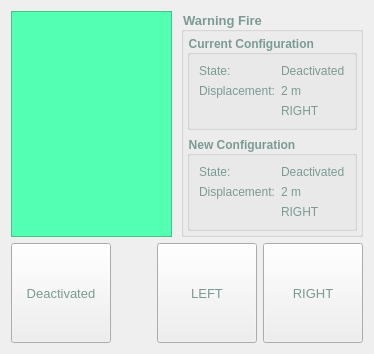
         <widget class="QWidget" name="frame_video_stack_4">
          <layout class="QVBoxLayout" name="verticalLayout_32">
           <item>
            <layout class="QGridLayout" name="gridLayout_16" columnstretch="2,1" columnminimumwidth="1,2">
             <property name="horizontalSpacing">
              <number>9</number>
             </property>
             <item row="0" column="0">
              <widget class="video_window" name="video_stack_4">
               <property name="styleSheet">
                <string notr="true">background-color: rgb(83, 255, 178);</string>
               </property>
               <property name="frameShape">
                <enum>QFrame::StyledPanel</enum>
               </property>
               <property name="frameShadow">
                <enum>QFrame::Raised</enum>
               </property>
              </widget>
             </item>
             <item row="0" column="1">
              <widget class="QGroupBox" name="groupBox_5">
               <property name="font">
                <font>
                 <pointsize>10</pointsize>
                 <weight>75</weight>
                 <bold>true</bold>
                </font>
               </property>
               <property name="styleSheet">
                <string notr="true">color: rgb(123, 154, 147);</string>
               </property>
               <property name="title">
                <string>Warning Fire</string>
               </property>
               <layout class="QVBoxLayout" name="verticalLayout_31" stretch="2,2">
                <property name="leftMargin">
                 <number>3</number>
                </property>
                <property name="topMargin">
                 <number>3</number>
                </property>
                <property name="rightMargin">
                 <number>3</number>
                </property>
                <property name="bottomMargin">
                 <number>3</number>
                </property>
                <item>
                 <widget class="QGroupBox" name="groupBox_6">
                  <property name="font">
                   <font>
                    <weight>75</weight>
                    <bold>true</bold>
                   </font>
                  </property>
                  <property name="title">
                   <string>Current Configuration </string>
                  </property>
                  <layout class="QGridLayout" name="gridLayout_17">
                   <item row="1" column="1">
                    <widget class="QLabel" name="label_149">
                     <property name="text">
                      <string>2 m</string>
                     </property>
                    </widget>
                   </item>
                   <item row="0" column="0">
                    <widget class="QLabel" name="label_146">
                     <property name="text">
                      <string>State:</string>
                     </property>
                    </widget>
                   </item>
                   <item row="1" column="0">
                    <widget class="QLabel" name="label_148">
                     <property name="text">
                      <string>Displacement:</string>
                     </property>
                    </widget>
                   </item>
                   <item row="0" column="1">
                    <widget class="QLabel" name="label_147">
                     <property name="text">
                      <string>Deactivated</string>
                     </property>
                    </widget>
                   </item>
                   <item row="2" column="1">
                    <widget class="QLabel" name="label_154">
                     <property name="text">
                      <string>RIGHT</string>
                     </property>
                    </widget>
                   </item>
                  </layout>
                 </widget>
                </item>
                <item>
                 <widget class="QGroupBox" name="groupBox_7">
                  <property name="font">
                   <font>
                    <weight>75</weight>
                    <bold>true</bold>
                   </font>
                  </property>
                  <property name="title">
                   <string>New Configuration</string>
                  </property>
                  <layout class="QGridLayout" name="gridLayout_18">
                   <item row="1" column="0">
                    <widget class="QLabel" name="label_152">
                     <property name="text">
                      <string>Displacement:</string>
                     </property>
                    </widget>
                   </item>
                   <item row="0" column="1">
                    <widget class="QLabel" name="label_151">
                     <property name="text">
                      <string>Deactivated</string>
                     </property>
                    </widget>
                   </item>
                   <item row="1" column="1">
                    <widget class="QLabel" name="label_153">
                     <property name="text">
                      <string>2 m</string>
                     </property>
                    </widget>
                   </item>
                   <item row="0" column="0">
                    <widget class="QLabel" name="label_150">
                     <property name="text">
                      <string>State:</string>
                     </property>
                    </widget>
                   </item>
                   <item row="2" column="1">
                    <widget class="QLabel" name="label_155">
                     <property name="text">
                      <string>RIGHT</string>
                     </property>
                    </widget>
                   </item>
                  </layout>
                 </widget>
                </item>
               </layout>
              </widget>
             </item>
            </layout>
           </item>
           <item>
            <layout class="QGridLayout" name="gridLayout_19">
             <item row="0" column="1">
              <spacer name="horizontalSpacer_5">
               <property name="orientation">
                <enum>Qt::Horizontal</enum>
               </property>
               <property name="sizeHint" stdset="0">
                <size>
                 <width>40</width>
                 <height>20</height>
                </size>
               </property>
              </spacer>
             </item>
             <item row="0" column="2">
              <widget class="QPushButton" name="pushButton_warning_left">
               <property name="minimumSize">
                <size>
                 <width>100</width>
                 <height>100</height>
                </size>
               </property>
               <property name="font">
                <font>
                 <pointsize>10</pointsize>
                </font>
               </property>
               <property name="styleSheet">
                <string notr="true">color: rgb(123, 154, 147);</string>
               </property>
               <property name="text">
                <string>LEFT</string>
               </property>
              </widget>
             </item>
             <item row="0" column="3">
              <widget class="QPushButton" name="pushButton_warning_right">
               <property name="minimumSize">
                <size>
                 <width>100</width>
                 <height>100</height>
                </size>
               </property>
               <property name="font">
                <font>
                 <pointsize>10</pointsize>
                </font>
               </property>
               <property name="styleSheet">
                <string notr="true">color: rgb(123, 154, 147);</string>
               </property>
               <property name="text">
                <string>RIGHT</string>
               </property>
              </widget>
             </item>
             <item row="0" column="0">
              <widget class="QPushButton" name="pushButton_activated_deactivated">
               <property name="minimumSize">
                <size>
                 <width>100</width>
                 <height>100</height>
                </size>
               </property>
               <property name="font">
                <font>
                 <pointsize>10</pointsize>
                </font>
               </property>
               <property name="styleSheet">
                <string notr="true">color: rgb(123, 154, 147);</string>
               </property>
               <property name="text">
                <string>Deactivated</string>
               </property>
              </widget>
             </item>
            </layout>
           </item>
          </layout>
         </widget>
